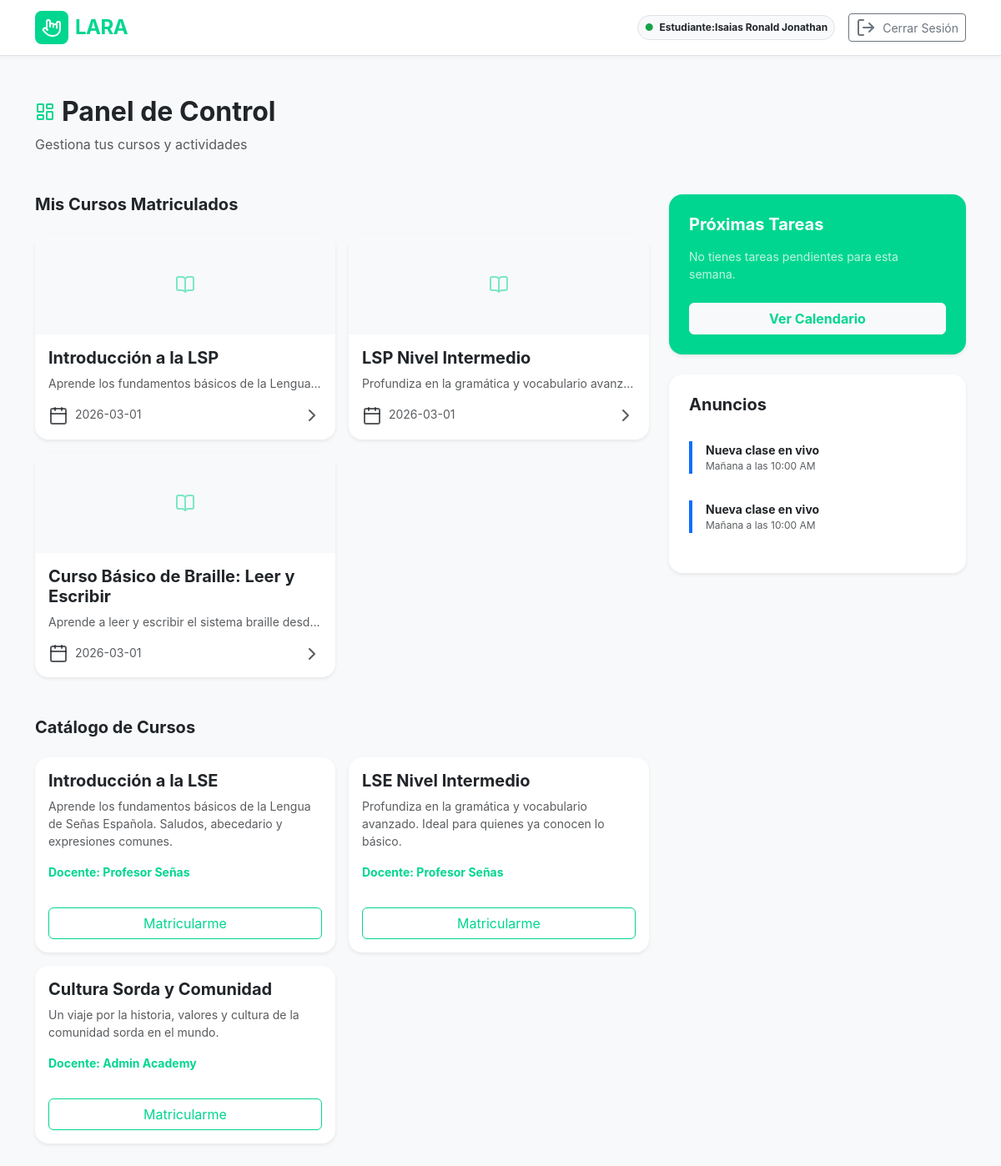
The page /dashboard/ (signed in) on the database its author committed.
### apps/user/models.py (models this page shows)
class User(AbstractUser):
    email = models.EmailField(unique=True)
    tipousuario = models.ForeignKey(TipoUsuario,on_delete=models.CASCADE)
    USERNAME_FIELD = 'email'
    REQUIRED_FIELDS = []

### apps/cursos/models/curso.py (models this page shows, shortened)
class AsignacionCurso(models.Model):
    user = models.ForeignKey(settings.AUTH_USER_MODEL,on_delete=models.CASCADE)
    curso = models.ForeignKey(Curso,on_delete=models.CASCADE)
    fc_crea = models.DateTimeField(auto_now_add=True)
    user_crea = models.CharField(max_length=100)
    fc_modi = models.DateTimeField(auto_now=True)
    user_modi = models.CharField(max_length=100)
    fc_baja = models.DateTimeField(null=True,blank=True)
    class Meta:
        unique_together = ('user','curso')

class Curso(models.Model):
    titulo_curso = models.CharField(max_length=100)
    descripcion_curso = models.CharField(max_length=500)
    fecha_inicio = models.DateField()
    fecha_fin = models.DateField()
    link_portada = models.CharField(max_length=500,null=True,blank=True)
    asignacion = models.ManyToManyField(settings.AUTH_USER_MODEL,through='AsignacionCurso',related_name='cursos')
    empresa = models.ForeignKey(Empresa,on_delete=models.CASCADE)
    cdmodal = models.CharField(max_length=100,null=True,blank=True)
    objetivo_curso = models.CharField(max_length=500,null=True,blank=True)
    fc_crea = models.DateTimeField(auto_now_add=True)
    user_crea = models.CharField(max_length=100)
    fc_modi = models.DateTimeField(auto_now=True)
    user_modi = models.CharField(max_length=100)
    fc_baja = models.DateTimeField(null=True,blank=True)
    class Meta:
        ordering = ['-fecha_inicio']

### apps/dashboard/views.py (the view)
# urls.py: path('dashboard/', views.dashboard,name='dashboard')
@login_required
def dashboard(request):
    print(request.user.first_name)
    email = request.user
    pasword = request.user.password
    cursos = obtener_cursos_usuario(email,pasword)
    for mis_cursos in cursos:
        print(mis_cursos.curso.descripcion_curso)
    return render(request,'dashboard/dashboard.html',{
        'cursos':cursos
    })

### apps/dashboard/views.py (called while the page is built)
def obtener_cursos_usuario(email,pasword):
    if email and pasword:
        user = get_object_or_404(get_user_model(),email=email,password=pasword)
        asignaciones = AsignacionCurso.objects.filter(user=user)
        return asignaciones
    else:
        return None

### apps/dashboard/templates/dashboard/dashboard.html (shortened to what this page needs)
{% extends 'basedashboard.html' %}
{% block base_dashboard_conteiner %}
<div class="d-flex flex-column flex-md-row justify-content-between align-items-md-center mb-5 gap-3">
    <div>
        <h2 class="fw-bold d-flex align-items-center gap-2">
            <i data-lucide="layout-dashboard" style="color: #00d68f;"></i> Panel de Control
        </h2>
        <p class="text-muted mb-0">Gestiona tus cursos y actividades</p>
    </div>
</div>
<div class="row g-4">
    <div class="col-lg-8">
        <section class="mb-5">
            <h3 class="fw-bold h5 mb-4">Mis Cursos Matriculados</h3>
            <div class="row g-3">
                {% for mis_cursos in cursos %}
                <div class="col-sm-6">
                    <a href="{% url 'curso-detail'%}" class="text-decoration-none text-dark">
                        <div class="card h-100 border-0 shadow-sm cursor-pointer hover-card">
                            <div class="bg-light d-flex align-items-center justify-content-center py-5 rounded-top">
                                <i data-lucide="book-open" size="40" class="text-primary opacity-50"></i>
                            </div>
                            <div class="card-body">
                                <h5 class="card-title fw-bold">{{mis_cursos.curso.titulo_curso}}</h5>
                                <p class="card-text text-muted small text-truncate">{{mis_cursos.curso.descripcion_curso}}</p>
                                <div class="d-flex justify-content-between align-items-center mt-3 small text-muted">
                                    <span><i data-lucide="calendar" size="12" class="me-1"></i> {{mis_cursos.curso.fecha_inicio|date:"Y-m-d"}}</span>
                                    <i data-lucide="chevron-right" size="16"></i>
                                </div>
                            </div>
                        </div>
                    </a>
                </div>
                {% endfor %}
            </div>
        </section>
        <section>
            <h3 class="fw-bold h5 mb-4">Catálogo de Cursos</h3>
            <div class="g-3 row">
                <div class="col-sm-6">
                    <div class="h-100 border-0 shadow-sm card">
                        <div class="d-flex flex-column card-body">
                            <div class="fw-bold card-title h5">Introducción a la LSE</div>
                            <p class="text-muted small card-text">Aprende los fundamentos básicos de la Lengua de Señas Española. Saludos, abecedario y expresiones comunes.</p>
                            <p class="small fw-bold text-primary mt-auto">Docente: Profesor Señas</p>
                            <button type="button" class="w-100 mt-3 btn btn-outline-primary">Matricularme</button>
                        </div>
                    </div>
                </div>
                <div class="col-sm-6">
                    <div class="h-100 border-0 shadow-sm card">
                        <div class="d-flex flex-column card-body">
                            <div class="fw-bold card-title h5">LSE Nivel Intermedio</div>
                            <p class="text-muted small card-text">Profundiza en la gramática y vocabulario avanzado. Ideal para quienes ya conocen lo básico.</p>
                            <p class="small fw-bold text-primary mt-auto">Docente: Profesor Señas</p>
                            <button type="button" class="w-100 mt-3 btn btn-outline-primary">Matricularme</button>
                        </div>
                    </div>
                </div>
                <div class="col-sm-6">
                    <div class="h-100 border-0 shadow-sm card">
                        <div class="d-flex flex-column card-body">
                            <div class="fw-bold card-title h5">Cultura Sorda y Comunidad</div>
                        <p class="text-muted small card-text">Un viaje por la historia, valores y cultura de la comunidad sorda en el mundo.</p>
                        <p class="small fw-bold text-primary mt-auto">Docente: Admin Academy</p>
                        <button type="button" class="w-100 mt-3 btn btn-outline-primary">Matricularme</button>
                        </div>
                    </div>
                </div>
            </div>
        </section>
    </div>
    <div class="col-lg-4">
        <div class="card text-white border-0 shadow-sm mb-4" style="background-color: #00d68f;">
            <div class="card-body p-4">
                <h3 class="h5 fw-bold mb-3">Próximas Tareas</h3>
                <p class="small opacity-75 mb-4">No tienes tareas pendientes para esta semana.</p>
                <button class="btn btn-light w-100 fw-bold" style="color: #00d68f;">Ver Calendario</button>
            </div>
        </div>
        <div class="border-0 shadow-sm card">
            <div class="p-4 card-body">
                <h3 class="h5 fw-bold mb-4">Anuncios</h3>
                <div class="list-group list-group-flush">
                    <div class="px-0 border-0 mb-3 list-group-item">
                        <div class="border-start border-4 border-primary ps-3">
                            <p class="fw-bold mb-0 small">Nueva clase en vivo</p>
                            <p class="text-muted x-small mb-0">Mañana a las 10:00 AM</p>
                        </div>
                    </div>
                    <div class="px-0 border-0 mb-3 list-group-item">
                        <div class="border-start border-4 border-primary ps-3">
                            <p class="fw-bold mb-0 small">Nueva clase en vivo</p>
                            <p class="text-muted x-small mb-0">Mañana a las 10:00 AM</p>
                        </div>
                    </div>
                </div>
            </div>
        </div>
    </div>
</div>
{% endblock base_dashboard_conteiner %}

### templates/basedashboard.html (shortened to what this page needs)
{% load static %}
<!DOCTYPE html>
<html lang="es">
<head>
    <link href="{% static 'css/bootstrap.min.css'%}" rel="stylesheet">
    <link rel="stylesheet" href="{% static 'css/styles.css' %}">
</head>
<body class="bg-light">
    {% include 'includes/header.html' %}
    <main class="py-5">
        <div class="container">
            {% block base_dashboard_conteiner %}
            {% endblock base_dashboard_conteiner %}
        </div>
    </main>
</body>
</html>

### templates/includes/header.html
<nav class="navbar navbar-expand-lg navbar-light bg-white border-bottom sticky-top">
    <div class="container">
        <a class="navbar-brand d-flex align-items-center gap-2 fw-bold" href="{% url 'dashboard:dashboard' %}" style="color: #00d68f;">
            <div class="p-2 rounded-3 d-flex align-items-center justify-content-center" style="background-color: #00d68f;">
                <i data-lucide="hand-metal" class="text-white"></i>
            </div>
            <span style="letter-spacing: -0.02em; font-size: 1.5rem;">LARA</span>
        </a>
        <div class="navbar-nav ms-auto align-items-center gap-3">
            <span class="badge bg-light text-dark p-2 border rounded-pill">
                <span class="text-success me-1">●</span> Estudiante:{{request.user.first_name}}
            </span>
            <a href="{% url 'logout' %}" class="btn btn-outline-secondary btn-sm d-flex align-items-center gap-2">
                <i data-lucide="log-out" size="16"></i> Cerrar Sesión
            </a>
        </div>
    </div>
</nav>

### static/css/styles.css (style rules this page uses)
body { background-color: #f8f9fa; font-family: 'Inter', -apple-system, BlinkMacSystemFont, "Segoe UI", Roboto, "Helvetica Neue", Arial, sans-serif; }
.card { border-radius: 1rem; border: none; box-shadow: 0 0.125rem 0.25rem rgba(0, 0, 0, 0.075); }
.btn-outline-primary { color: #00d68f; border-color: #00d68f; }
.text-primary { color: #00d68f !important; }
.navbar { box-shadow: 0 2px 4px rgba(0,0,0,.04); }
.cursor-pointer { cursor: pointer; }
.text-success { color: #16a34a !important; }
.x-small { font-size: 0.75rem; }

### rows shown on the page
User: user.first_name "Isaias Ronald Jonathan"
AsignacionCurso: curso.titulo_curso "Introducción a la LSP", curso.descripcion_curso "Aprende los fundamentos básicos de la Lengua…", curso.fecha_inicio "2026-03-01"
AsignacionCurso: curso.titulo_curso "LSP Nivel Intermedio", curso.descripcion_curso "Profundiza en la gramática y vocabulario avanz…", curso.fecha_inicio "2026-03-01"
AsignacionCurso: curso.titulo_curso "Curso Básico de Braille: Leer y Escribir", curso.descripcion_curso "Aprende a leer y escribir el sistema braille desd…", curso.fecha_inicio "2026-03-01"
